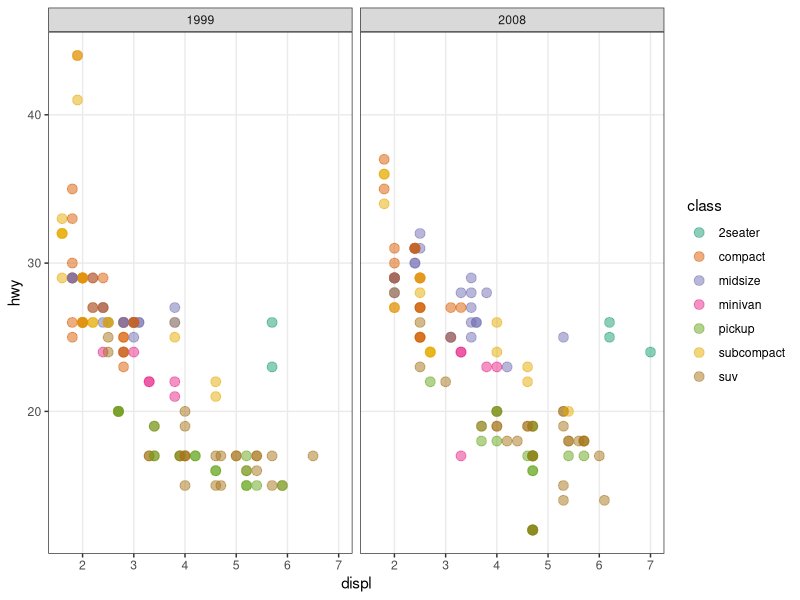

Reproduce this figure in R. (Note: this script raises an error after producing the figure.)
## @knitr ggplot2_demo
library(ggplot2)

ggplot(mpg, aes(displ, hwy)) + 
  geom_point(aes(color = class), size = 3, alpha = 0.5) + scale_color_brewer(palette = "Dark2") + 
  theme_bw() + theme(panel.grid.minor = element_blank()) + facet_wrap(. ~ year)

## @knitr needs_external_input
print(newvar)
plot(newvar)